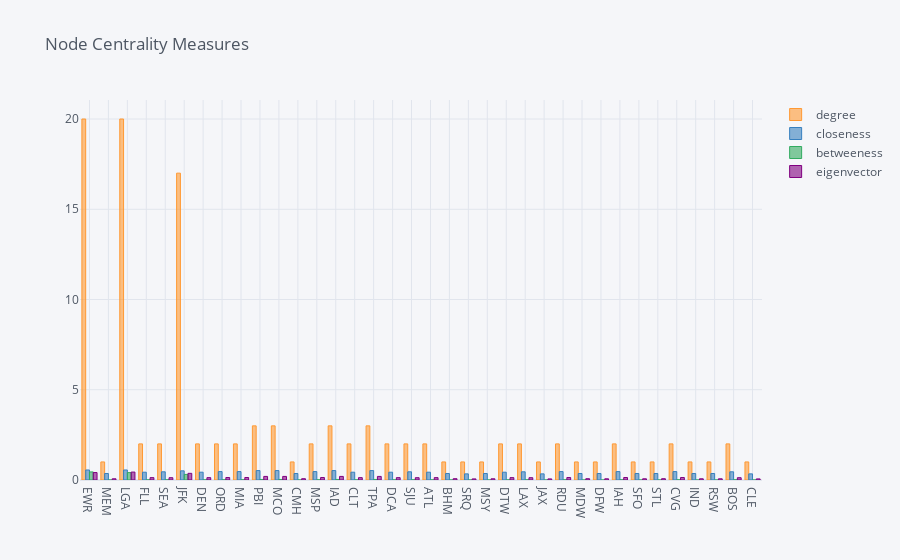

Notebook code for this chart:
### Code cell
df_res = get_centrality(df_graph)

### Figure 1 — Plotly figure (JSON) as saved in the notebook; plotly's stock layout.template omitted (floating-point values rounded to 4 significant figures)
{"data": [{"marker": {"color": "rgba(255, 153, 51, 0.6)", "line": {"color": "rgba(255, 153, 51, 1.0)", "width": 1}}, "name": "degree", "orientation": "v", "text": "", "type": "bar", "x": ["EWR", "MEM", "LGA", "FLL", "SEA", "JFK", "DEN", "ORD", "MIA", "PBI", "MCO", "CMH", "MSP", "IAD", "CLT", "TPA", "DCA", "SJU", "ATL", "BHM", "SRQ", "MSY", "DTW", "LAX", "JAX", "RDU", "MDW", "DFW", "IAH", "SFO", "STL", "CVG", "IND", "RSW", "BOS", "CLE"], "y": [20, 1, 20, 2, 2, 17, 2, 2, 2, 3, 3, 1, 2, 3, 2, 3, 2, 2, 2, 1, 1, 1, 2, 2, 1, 2, 1, 1, 2, 1, 1, 2, 1, 1, 2, 1]}, {"marker": {"color": "rgba(55, 128, 191, 0.6)", "line": {"color": "rgba(55, 128, 191, 1.0)", "width": 1}}, "name": "closeness", "orientation": "v", "text": "", "type": "bar", "x": ["EWR", "MEM", "LGA", "FLL", "SEA", "JFK", "DEN", "ORD", "MIA", "PBI", "MCO", "CMH", "MSP", "IAD", "CLT", "TPA", "DCA", "SJU", "ATL", "BHM", "SRQ", "MSY", "DTW", "LAX", "JAX", "RDU", "MDW", "DFW", "IAH", "SFO", "STL", "CVG", "IND", "RSW", "BOS", "CLE"], "y": [0.5556, 0.3608, 0.5556, 0.4321, 0.4545, 0.5072, 0.4321, 0.4667, 0.4667, 0.5224, 0.5224, 0.3608, 0.4667, 0.5224, 0.4321, 0.5224, 0.4321, 0.4545, 0.4321, 0.3608, 0.3398, 0.3608, 0.4321, 0.4545, 0.3398, 0.4667, 0.3608, 0.3608, 0.4667, 0.3608, 0.3608, 0.4667, 0.3608, 0.3608, 0.4545, 0.3398]}, {"marker": {"color": "rgba(50, 171, 96, 0.6)", "line": {"color": "rgba(50, 171, 96, 1.0)", "width": 1}}, "name": "betweeness", "orientation": "v", "text": "", "type": "bar", "x": ["EWR", "MEM", "LGA", "FLL", "SEA", "JFK", "DEN", "ORD", "MIA", "PBI", "MCO", "CMH", "MSP", "IAD", "CLT", "TPA", "DCA", "SJU", "ATL", "BHM", "SRQ", "MSY", "DTW", "LAX", "JAX", "RDU", "MDW", "DFW", "IAH", "SFO", "STL", "CVG", "IND", "RSW", "BOS", "CLE"], "y": [0.4473, 0, 0.4095, 0.007283, 0.01204, 0.3095, 0.007283, 0.01148, 0.01148, 0.03081, 0.03081, 0, 0.01148, 0.03081, 0.007283, 0.03081, 0.007283, 0.01204, 0.007283, 0, 0, 0, 0.007283, 0.01204, 0, 0.01148, 0, 0, 0.01148, 0, 0, 0.01148, 0, 0, 0.01204, 0]}, {"marker": {"color": "rgba(128, 0, 128, 0.6)", "line": {"color": "rgba(128, 0, 128, 1.0)", "width": 1}}, "name": "eigenvector", "orientation": "v", "text": "", "type": "bar", "x": ["EWR", "MEM", "LGA", "FLL", "SEA", "JFK", "DEN", "ORD", "MIA", "PBI", "MCO", "CMH", "MSP", "IAD", "CLT", "TPA", "DCA", "SJU", "ATL", "BHM", "SRQ", "MSY", "DTW", "LAX", "JAX", "RDU", "MDW", "DFW", "IAH", "SFO", "STL", "CVG", "IND", "RSW", "BOS", "CLE"], "y": [0.4127, 0.06712, 0.4393, 0.1316, 0.1272, 0.3697, 0.1316, 0.1386, 0.1386, 0.1987, 0.1987, 0.07144, 0.1386, 0.1987, 0.1316, 0.1987, 0.1316, 0.1272, 0.1316, 0.07144, 0.06013, 0.06712, 0.1316, 0.1272, 0.06013, 0.1386, 0.07144, 0.06712, 0.1386, 0.06712, 0.07144, 0.1386, 0.06712, 0.06712, 0.1272, 0.06013]}], "layout": {"legend": {"bgcolor": "#F5F6F9", "font": {"color": "#4D5663"}}, "paper_bgcolor": "#F5F6F9", "plot_bgcolor": "#F5F6F9", "title": {"font": {"color": "#4D5663"}, "text": "Node Centrality Measures"}, "xaxis": {"gridcolor": "#E1E5ED", "showgrid": true, "tickfont": {"color": "#4D5663"}, "title": {"font": {"color": "#4D5663"}, "text": ""}, "zerolinecolor": "#E1E5ED"}, "yaxis": {"gridcolor": "#E1E5ED", "showgrid": true, "tickfont": {"color": "#4D5663"}, "title": {"font": {"color": "#4D5663"}, "text": ""}, "zerolinecolor": "#E1E5ED"}}}
